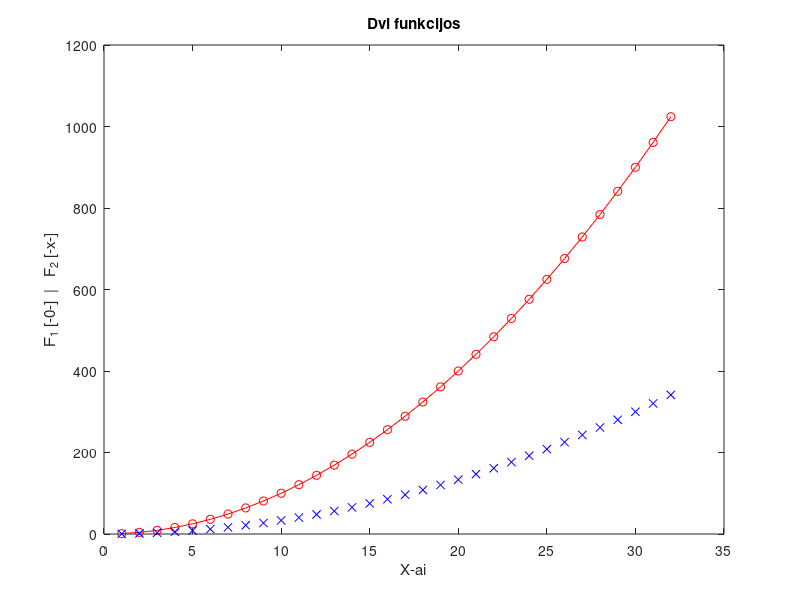

The MATLAB script that drew this image:
%Riya Dakshesh Modi, EDIfu25/1, 11/09/2026

% Paprastas skriptas

x = 1:32;
y = x.^2;

plot(x, y, 'o-r', x, y/3, 'xb')
title('Dvi funkcijos')
xlabel('X-ai')
ylabel('F_1 [-0-]  |   F_2 [-x-]')

N = 5;

% Vector
v = N+1:0.5:N+4;

% Matrix A
A = [N   N+1 N+2;
     N+3 N+4 N+5;
     N+6 N+7 N+8];

% Green element a
a = A(3,2);

% Green element b
b = A(2:3,1:2);

% Green element c
c = [A(1,1) A(1,3) A(3,1) A(3,3)];

% Display results
disp('Vector v:')
disp(v)

disp('Matrix A:')
disp(A)

disp('a =')
disp(a)

disp('b =')
disp(b)

disp('c =')
disp(c)
